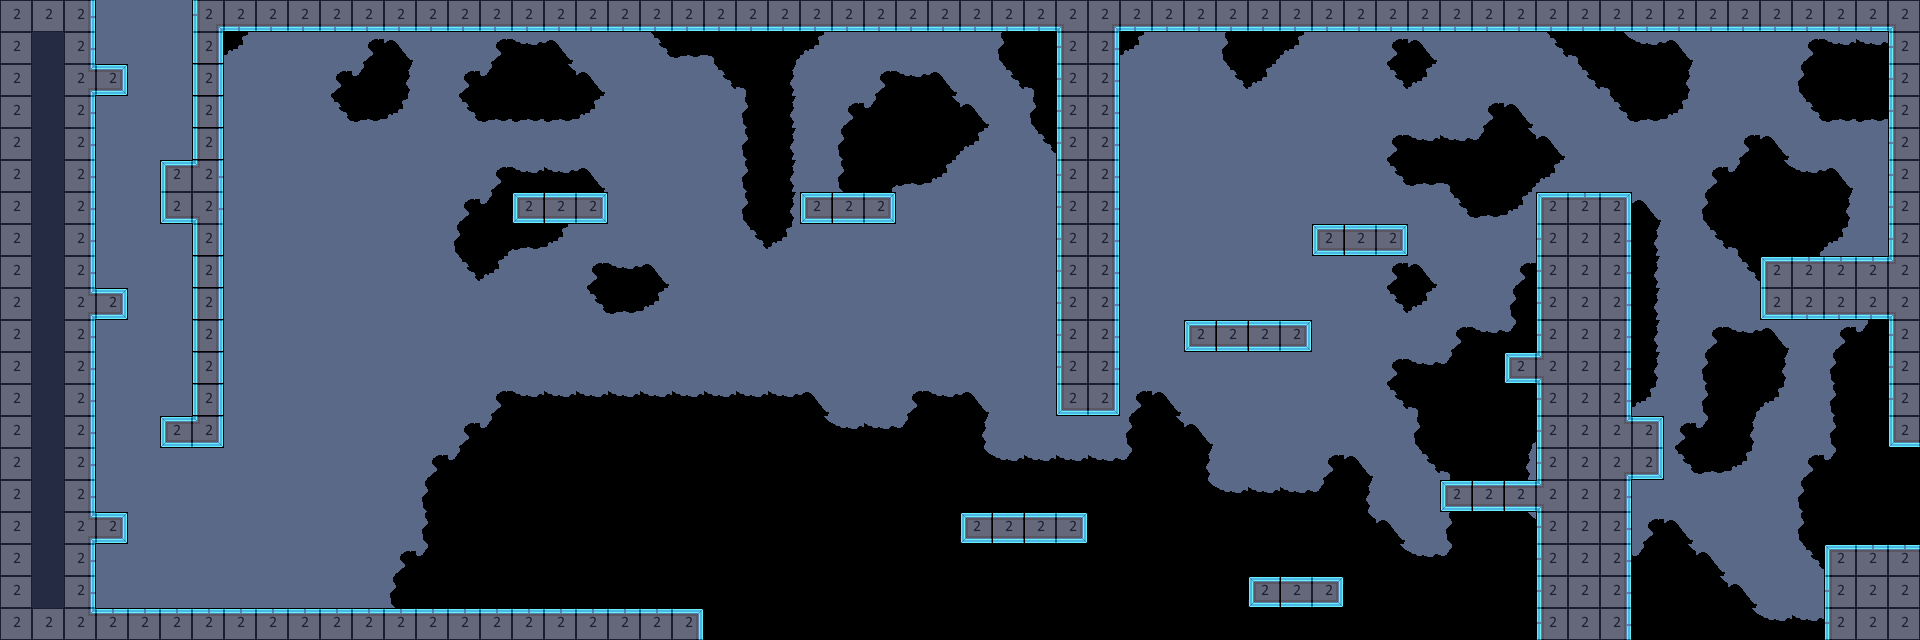

Tiled map render using the project's own tile images. Description and the map definition, with tile-layer contents summarised, below:
An orthogonal 60x20 tile map with 32x32 px tiles, 4 tile layers (bg, mg, fg, collision), 2 tilesets and 10 objects (5x flybotgen, 2x Command - Lower Deck, 2x Command - Corridor, 30).

<map version="2017.05.26" orientation="orthogonal" renderorder="right-down" width="60" height="20" tilewidth="32" tileheight="32" nextobjectid="99">
 <tileset firstgid="1" name="32blocks" tilewidth="32" tileheight="32" tilecount="10" columns="10">
  <image source="32blocks.png" width="320" height="32" />
 </tileset>
 <tileset firstgid="11" name="shipTileset" tilewidth="32" tileheight="32" tilecount="513" columns="19">
  <image source="shipTileset.png" width="608" height="864" />
  <terraintypes>
   <terrain name="goop" tile="0" />
   <terrain name="purplegoop" tile="0" />
   <terrain name="scrap" tile="0" />
  </terraintypes>
  <tile id="16" terrain=",,,1" />
  <tile id="17" terrain=",,1,1" />
  <tile id="18" terrain=",,1," />
  <tile id="35" terrain=",1,,1" />
  <tile id="36" terrain="1,1,1,1" />
  <tile id="37" terrain="1,,1," />
  <tile id="54" terrain=",1,," />
  <tile id="55" terrain="1,1,," />
  <tile id="56" terrain="1,,," />
  <tile id="73" terrain="1,1,1," />
  <tile id="74" terrain="1,1,," />
  <tile id="75" terrain="1,1,,1" />
  <tile id="92" terrain="1,,1," />
  <tile id="94" terrain=",1,,1" />
  <tile id="111" terrain="1,,1,1" />
  <tile id="112" terrain=",,1,1" />
  <tile id="113" terrain=",1,1,1" />
  <tile id="346" terrain=",,,0" />
  <tile id="347" terrain=",,0,0" />
  <tile id="348" terrain=",,0," />
  <tile id="349" terrain=",0,0,0" />
  <tile id="350" terrain="0,,0,0" />
  <tile id="365" terrain=",0,,0" />
  <tile id="366" terrain="0,0,0,0" />
  <tile id="367" terrain="0,,0," />
  <tile id="368" terrain="0,0,,0" />
  <tile id="369" terrain="0,0,0," />
  <tile id="384" terrain=",0,," />
  <tile id="385" terrain="0,0,," />
  <tile id="386" terrain="0,,," />
  <tile id="449" terrain=",,,2" />
  <tile id="450" terrain=",,2,2" />
  <tile id="451" terrain=",,2," />
  <tile id="452" terrain="2,2,2," />
  <tile id="453" terrain="2,2,," />
  <tile id="454" terrain="2,2,,2" />
  <tile id="468" terrain=",2,,2" />
  <tile id="469" terrain="2,2,2,2" />
  <tile id="470" terrain="2,,2," />
  <tile id="471" terrain="2,,2," />
  <tile id="473" terrain=",2,,2" />
  <tile id="487" terrain=",2,," />
  <tile id="488" terrain="2,2,," />
  <tile id="489" terrain="2,,," />
  <tile id="490" terrain="2,,2,2" />
  <tile id="491" terrain=",,2,2" />
  <tile id="492" terrain=",2,2,2" />
 </tileset>
 <layer name="bg" width="60" height="20">
  <data>[1200 cells, 999 non-empty, 18 distinct tile ids]</data>
 </layer>
 <layer name="mg" width="60" height="20">
  <data>[1200 cells, 206 non-empty, 16 distinct tile ids]</data>
 </layer>
 <layer name="fg" width="60" height="20">
  <data>[1200 cells, 22 non-empty, 5 distinct tile ids]</data>
 </layer>
 <layer name="collision" width="60" height="20" opacity="0.29">
  <data>[1200 cells, 256 non-empty, 1 distinct tile ids]</data>
 </layer>
 <objectgroup name="Object Layer 1">
  <object id="87" name="travel" type="Command - Lower Deck" x="1906" y="444" width="4" height="100" />
  <object id="88" name="d" type="Command - Lower Deck" x="1826" y="513" width="16" height="16" />
  <object id="90" name="travel" type="Command - Corridor" x="92" y="0" width="112" height="8" />
  <object id="92" name="d" type="Command - Corridor" x="104" y="38" width="10" height="16" />
  <object id="93" name="damage" type="30" x="684" y="624" width="1166" height="6" />
  <object id="94" name="flybotgen" x="844" y="170" width="12" height="14" />
  <object id="95" name="flybotgen" x="552" y="171" width="12" height="14" />
  <object id="96" name="flybotgen" x="1482" y="457" width="12" height="14" />
  <object id="97" name="flybotgen" x="427.333" y="590.333" width="12" height="14" />
  <object id="98" name="flybotgen" x="427.333" y="590.333" width="12" height="14" />
 </objectgroup>
</map>
